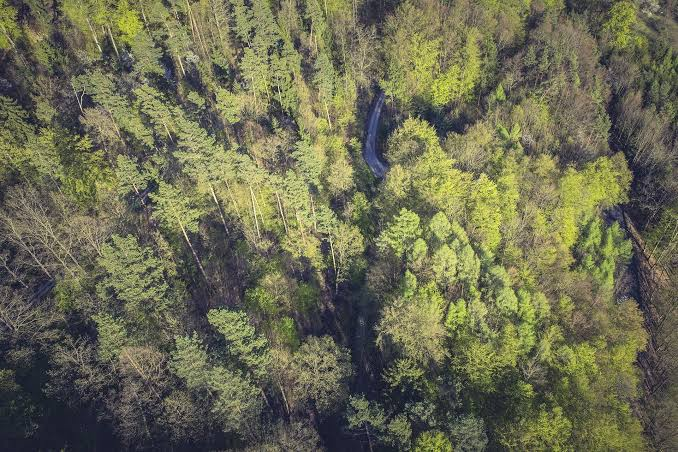
#> input picture ml/datasets/tree1.jpg, 678 x 452 px; its folder holds only this picture in this run
$ python analyze_dataset.py
#> lines starting #> are read from the running program, lines starting #| are printed output that depends on the picture; after the words box and inside, x2 and y2 are one past the last pixel; in counts of white or black regions, pixels touching at a corner belong together
### ml/scripts/canopy_analysis.py
import argparse
from pathlib import Path

import cv2
import numpy as np
from PIL import Image


def analyze_canopy(image_path, output_dir="ml/outputs"):

    # 1. Resolve project directory
#> called with image_path = 'ml/datasets/tree1.jpg', output_dir = 'ml/outputs'
    project_dir = Path(__file__).resolve().parents[2]

    # 2. Locate and load the input image
    image_file = Path(image_path)

    if not image_file.is_absolute():
        image_file = Path.cwd() / image_file

    if not image_file.exists():
        raise FileNotFoundError(
            f"Image not found: {image_file}"
        )

    image = cv2.imread(str(image_file))
#> image is the input picture: shape (452, 678, 3); mean B, G, R 82.2, 107.9, 107.8

    if image is None:
        raise ValueError(
            f"Unable to read image: {image_file}"
        )

    height, width = image.shape[:2]
#> height = 452; width = 678

    print(f"Loaded image: {image_file}")
    print(f"Image dimensions: {width} x {height}")
#| Image dimensions: 678 x 452

    # 3. Convert BGR image to HSV
    hsv = cv2.cvtColor(image, cv2.COLOR_BGR2HSV)
#> hsv: shape (452, 678, 3); mean H, S, V 48.7, 69.2, 112

    # 4. Define the green color range
    lower_green = np.array([25, 35, 25])
    upper_green = np.array([95, 255, 255])

    # 5. Generate vegetation mask
    mask = cv2.inRange(
        hsv,
        lower_green,
        upper_green
    )
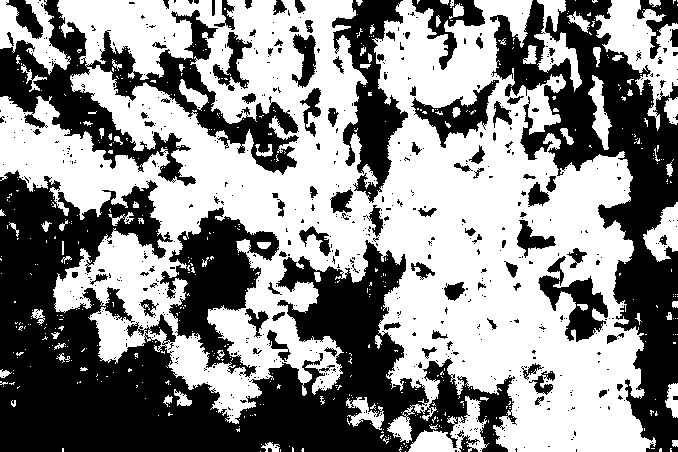
#> mask: shape (452, 678); 54.5% white; 673 black regions (569 under 20 px), largest, box (x1, y1, x2, y2) and area: (0, 170, 517, 452) 61591, (490, 0, 678, 452) 27905, (0, 0, 299, 186) 15886

    # 6. Remove noise and fill small gaps
    kernel = np.ones((3, 3), dtype=np.uint8)

    mask = cv2.morphologyEx(
        mask,
        cv2.MORPH_OPEN,
        kernel
    )
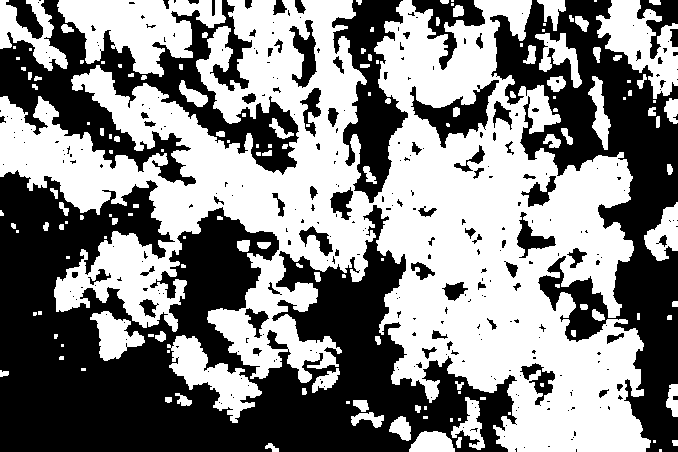
#> mask: shape (452, 678); 52% white; 319 black regions (239 under 20 px), largest, box (x1, y1, x2, y2) and area: (0, 170, 517, 452) 75332, (490, 0, 678, 452) 31382, (0, 0, 299, 186) 18522

    mask = cv2.morphologyEx(
        mask,
        cv2.MORPH_CLOSE,
        kernel
    )
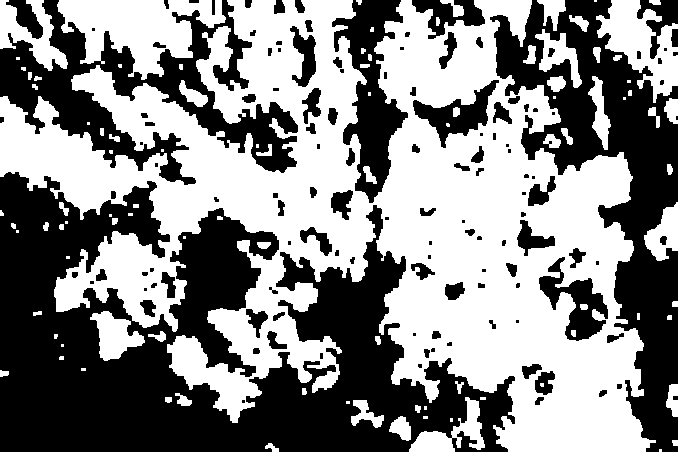
#> mask: shape (452, 678); 53% white; 128 black regions (40 under 20 px), largest, box (x1, y1, x2, y2) and area: (0, 172, 515, 452) 74162, (490, 0, 678, 452) 28641, (0, 0, 298, 185) 18127

    # 7. Calculate approximate vegetation coverage
    total_pixels = height * width
#> total_pixels = 306456
    vegetation_pixels = cv2.countNonZero(mask)
#> vegetation_pixels = 162337

    coverage = (
        vegetation_pixels / total_pixels * 100
        if total_pixels > 0
        else 0.0
    )
#> coverage = 52.97

    # 8. Create overlay highlighting detected green pixels
    overlay = image.copy()
    overlay[mask > 0] = (0, 255, 0)
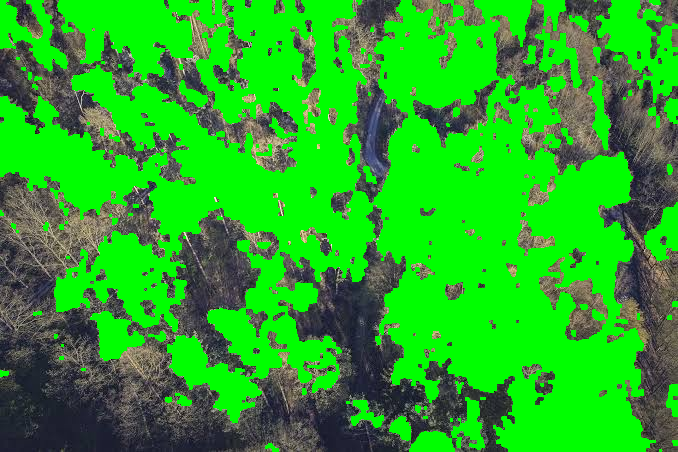
#> overlay: shape (452, 678, 3); mean B, G, R 35.9, 172.6, 38.5

    overlay = cv2.addWeighted(
        image,
        0.65,
        overlay,
        0.35,
        0
    )
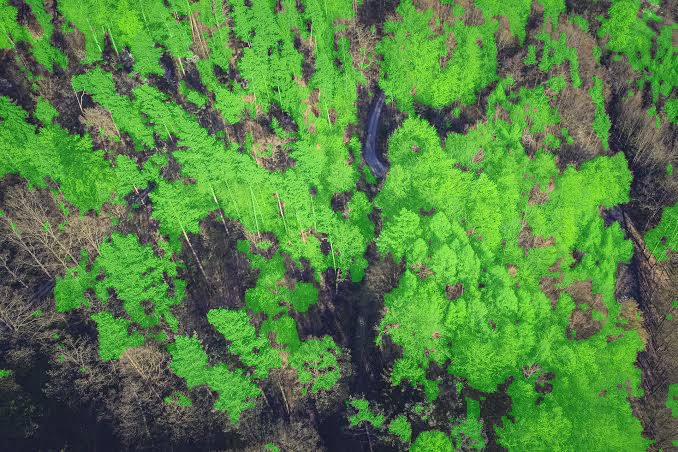
#> overlay: shape (452, 678, 3); mean B, G, R 66, 130.6, 83.6

    # 9. Resolve output directory
    output_path = Path(output_dir)

    if not output_path.is_absolute():
        output_path = project_dir / output_path

    output_path.mkdir(
        parents=True,
        exist_ok=True
    )

    # 10. Define output filenames
    mask_path = (
        output_path / f"{image_file.stem}_mask.png"
    )

    overlay_path = (
        output_path / f"{image_file.stem}_overlay.png"
    )

    # 11. Save the mask
    if not cv2.imwrite(str(mask_path), mask):
        raise RuntimeError(
            f"Could not save mask: {mask_path}"
        )

    # 12. Save overlay using Pillow
    overlay_rgb = cv2.cvtColor(
        overlay,
        cv2.COLOR_BGR2RGB
    )

    try:
        Image.fromarray(overlay_rgb).save(
            str(overlay_path),
            format="PNG"
        )
    except Exception as error:
        raise RuntimeError(
            f"Could not save overlay to "
            f"{overlay_path}: {error}"
        ) from error

    # 13. Display results
    print("\n--- ForestIQ-AI Analysis Results ---")
    print(f"Vegetation pixels: {vegetation_pixels:,}")
#| Vegetation pixels: 162,337
    print(
        f"Approximate vegetation coverage: "
        f"{coverage:.2f}%"
    )
#| Approximate vegetation coverage: 52.97%
    print(f"Mask saved to: {mask_path}")
    print(f"Overlay saved to: {overlay_path}")
    print("Analysis completed successfully!")

    # 14. Return measurements for batch processing
    return {
        "image_width": int(width),
        "image_height": int(height),
        "total_pixels": int(total_pixels),
        "vegetation_pixels": int(vegetation_pixels),
        "estimated_vegetation_coverage_percent": round(
            float(coverage), 2
        ),
        "method": "HSV green-pixel thresholding",
    }


# [26 lines that do not run on import are left out]

### ml/scripts/analyze_dataset.py
import csv
import sys
from pathlib import Path

# Locate the current scripts directory
SCRIPT_DIR = Path(__file__).resolve().parent
sys.path.insert(0, str(SCRIPT_DIR))

# Import the existing canopy analysis function
from canopy_analysis import analyze_canopy

# Define project paths
BASE_DIR = SCRIPT_DIR.parents[1]
DATASET_DIR = BASE_DIR / "ml" / "datasets"
OUTPUT_DIR = BASE_DIR / "ml" / "outputs"
REPORT_FILE = OUTPUT_DIR / "vegetation_report.csv"

# Supported image formats
SUPPORTED_EXTENSIONS = {
    ".jpg", ".jpeg", ".png", ".bmp", ".webp"
}


def main():
    OUTPUT_DIR.mkdir(parents=True, exist_ok=True)

    # Find all images in the dataset folder
    images = sorted(
        image for image in DATASET_DIR.iterdir()
        if image.is_file()
        and image.suffix.lower() in SUPPORTED_EXTENSIONS
    )

    if not images:
        print(f"No images found in {DATASET_DIR}")
        return

    print(f"Found {len(images)} images.")
    print("Starting batch analysis...")

    results = []

    # Analyze every image
    for image_path in images:
        print(f"\nProcessing: {image_path.name}")

        try:
            result = analyze_canopy(
                str(image_path),
                str(OUTPUT_DIR)
            )
#> result = {'image_width': 678, 'image_height': 452, 'total_pixels': 306456, 'vegetation_pixels': 162337, 'estimated_vegetation_coverage_percent': 52.97, 'method': 'HSV green-pixel thresholding'}

            results.append({
                "image": image_path.name,
                "width": result["image_width"],
                "height": result["image_height"],
                "total_pixels": result["total_pixels"],
                "vegetation_pixels": result["vegetation_pixels"],
                "vegetation_coverage_percent":
                    result["estimated_vegetation_coverage_percent"],
                "method": result["method"],
                "status": "success"
            })

        except Exception as error:
            print(f"Error processing {image_path.name}: {error}")

            results.append({
                "image": image_path.name,
                "width": "",
                "height": "",
                "total_pixels": "",
                "vegetation_pixels": "",
                "vegetation_coverage_percent": "",
                "method": "HSV green-pixel thresholding",
                "status": f"failed: {error}"
            })

    # Save results to a CSV file
    fieldnames = [
        "image",
        "width",
        "height",
        "total_pixels",
        "vegetation_pixels",
        "vegetation_coverage_percent",
        "method",
        "status"
    ]

    with REPORT_FILE.open(
        "w", newline="", encoding="utf-8"
    ) as csv_file:
        writer = csv.DictWriter(
            csv_file, fieldnames=fieldnames
        )
        writer.writeheader()
        writer.writerows(results)

    # Print summary
    successful = [
        row for row in results
        if row["status"] == "success"
    ]
#> successful = 1 item

    print("\n========== DATASET SUMMARY ==========")
    print(f"Total images: {len(images)}")
    print(f"Successful: {len(successful)}")
#| Successful: 1
    print(f"Failed: {len(results) - len(successful)}")
#| Failed: 0

    if successful:
        average = sum(
            float(row["vegetation_coverage_percent"])
            for row in successful
        ) / len(successful)
#> average = 52.97

        print(
            "Average image-level vegetation coverage: "
            f"{average:.2f}%"
        )
#| Average image-level vegetation coverage: 52.97%

    print(f"\nCSV report saved to: {REPORT_FILE}")
    print(f"Image outputs saved to: {OUTPUT_DIR}")


if __name__ == "__main__":
    main()

$ run again, on ml/datasets/tree5.jpeg
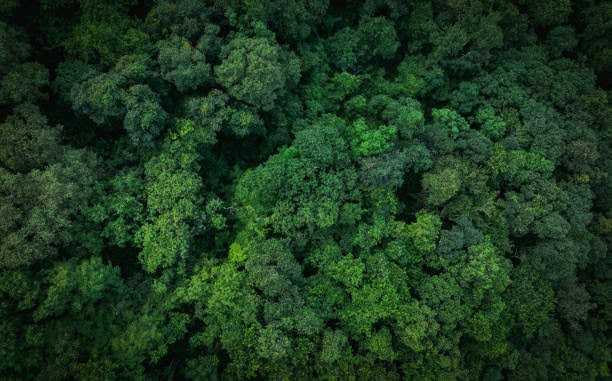
#> input picture ml/datasets/tree5.jpeg, 612 x 381 px
#> in analyze_canopy, image is the input picture: shape (381, 612, 3); mean B, G, R 32.1, 58.1, 30.1
#| Image dimensions: 612 x 381
#> hsv: shape (381, 612, 3); mean H, S, V 63.6, 144.2, 58.1
#> in analyze_canopy, `mask = cv2.morphologyEx( mask, cv2.MORPH_CLOSE, kernel )`:
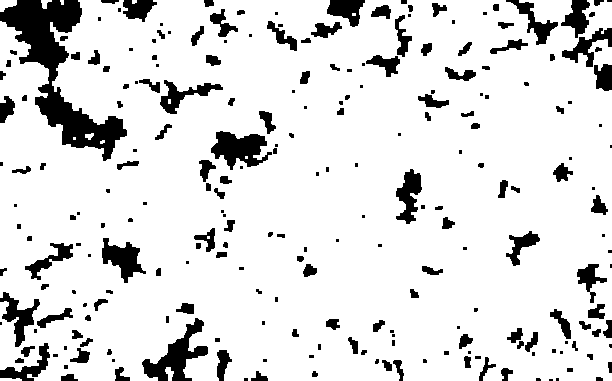
#> mask: shape (381, 612); 87.1% white; 238 black regions (92 under 20 px), largest, box (x1, y1, x2, y2) and area: (0, 0, 127, 161) 6250, (142, 318, 208, 381) 1552, (211, 131, 272, 170) 1354
#> vegetation_pixels = 203148
#> coverage = 87.12
#> in analyze_canopy, `overlay = cv2.addWeighted( image, 0.65, overlay, 0.35, 0 )`:
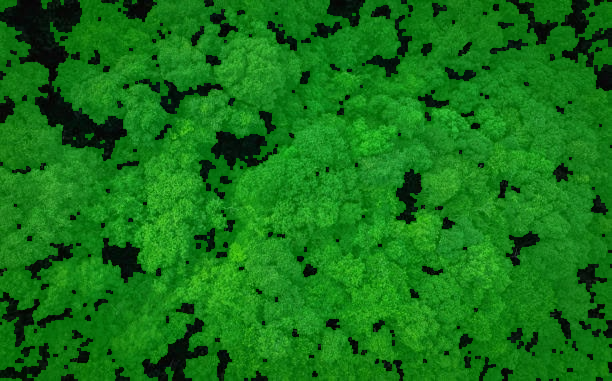
#> overlay: shape (381, 612, 3); mean B, G, R 21.3, 116.3, 19.8
#| Vegetation pixels: 203,148
#| Approximate vegetation coverage: 87.12%
#> result = {'image_width': 612, 'image_height': 381, 'total_pixels': 233172, 'vegetation_pixels': 203148, 'estimated_vegetation_coverage_percent': 87.12, 'method': 'HSV green-pixel thresholding'}
#> successful = 1 item
#| Successful: 1
#| Failed: 0
#> average = 87.12
#| Average image-level vegetation coverage: 87.12%

$ run again, on ml/datasets/tree6.jpeg
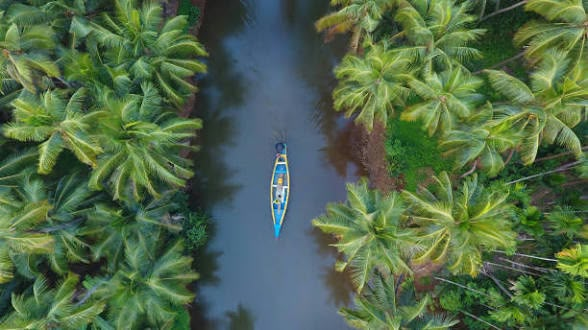
#> input picture ml/datasets/tree6.jpeg, 588 x 330 px
#> in analyze_canopy, image is the input picture: shape (330, 588, 3); mean B, G, R 74, 105, 80.8
#| Image dimensions: 588 x 330
#> hsv: shape (330, 588, 3); mean H, S, V 60.8, 104.7, 109.5
#> in analyze_canopy, `mask = cv2.morphologyEx( mask, cv2.MORPH_CLOSE, kernel )`:
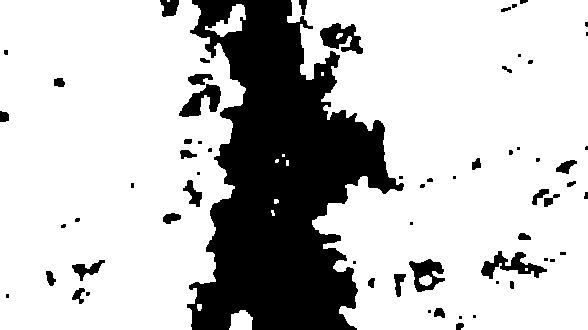
#> mask: shape (330, 588); 76.3% white; 64 black regions (30 under 20 px), largest, box (x1, y1, x2, y2) and area: (187, 0, 404, 330) 40034, (320, 23, 363, 54) 761, (481, 251, 547, 279) 752
#> vegetation_pixels = 148008
#> coverage = 76.28
#> in analyze_canopy, `overlay = cv2.addWeighted( image, 0.65, overlay, 0.35, 0 )`:
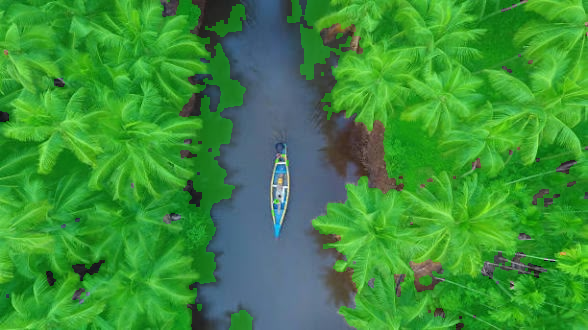
#> overlay: shape (330, 588, 3); mean B, G, R 57, 144, 59
#| Vegetation pixels: 148,008
#| Approximate vegetation coverage: 76.28%
#> result = {'image_width': 588, 'image_height': 330, 'total_pixels': 194040, 'vegetation_pixels': 148008, 'estimated_vegetation_coverage_percent': 76.28, 'method': 'HSV green-pixel thresholding'}
#> successful = 1 item
#| Successful: 1
#| Failed: 0
#> average = 76.28
#| Average image-level vegetation coverage: 76.28%

$ run again, on ml/datasets/tree7.jpeg
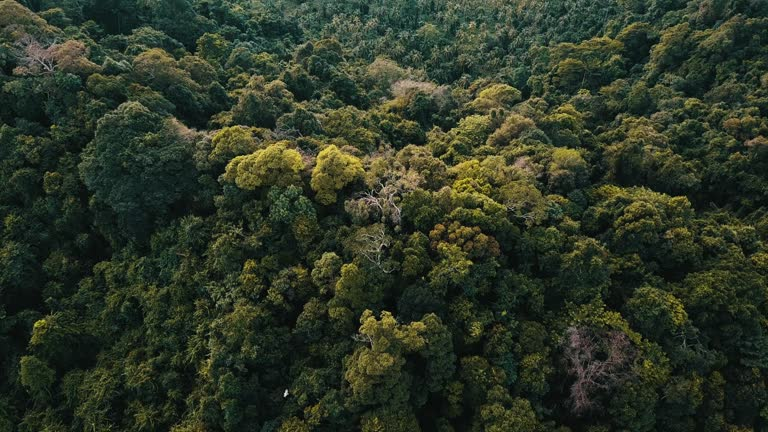
#> input picture ml/datasets/tree7.jpeg, 768 x 432 px
#> in analyze_canopy, image is the input picture: shape (432, 768, 3); mean B, G, R 38.4, 55, 46
#| Image dimensions: 768 x 432
#> hsv: shape (432, 768, 3); mean H, S, V 56, 100.1, 55.9
#> in analyze_canopy, `mask = cv2.morphologyEx( mask, cv2.MORPH_CLOSE, kernel )`:
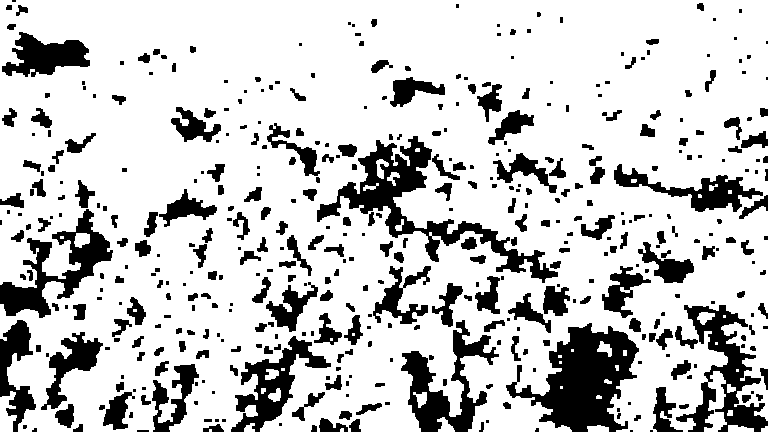
#> mask: shape (432, 768); 78.7% white; 443 black regions (185 under 20 px), largest, box (x1, y1, x2, y2) and area: (506, 323, 639, 432) 7302, (317, 136, 558, 283) 6440, (676, 305, 768, 432) 4194
#> vegetation_pixels = 260993
#> coverage = 78.67
#> in analyze_canopy, `overlay = cv2.addWeighted( image, 0.65, overlay, 0.35, 0 )`:
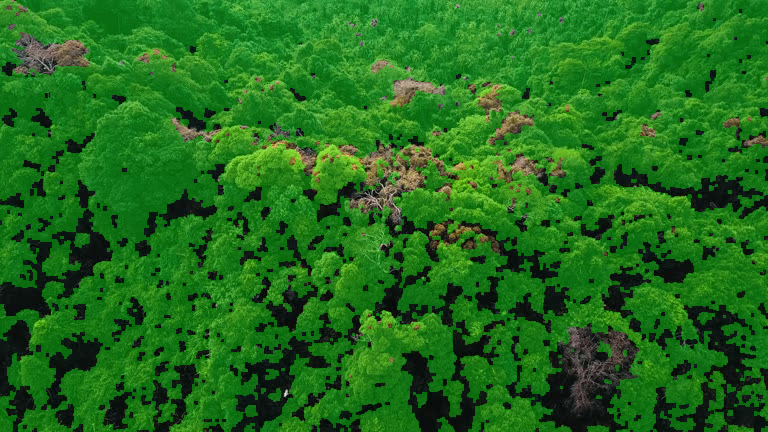
#> overlay: shape (432, 768, 3); mean B, G, R 27.1, 108.8, 32.4
#| Vegetation pixels: 260,993
#| Approximate vegetation coverage: 78.67%
#> result = {'image_width': 768, 'image_height': 432, 'total_pixels': 331776, 'vegetation_pixels': 260993, 'estimated_vegetation_coverage_percent': 78.67, 'method': 'HSV green-pixel thresholding'}
#> successful = 1 item
#| Successful: 1
#| Failed: 0
#> average = 78.67
#| Average image-level vegetation coverage: 78.67%
